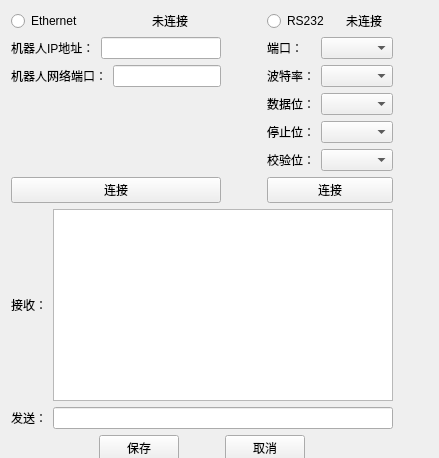
<?xml version="1.0" encoding="UTF-8"?>
<ui version="4.0">
 <class>Widget</class>
 <widget class="QWidget" name="Widget">
  <property name="geometry">
   <rect>
    <x>0</x>
    <y>0</y>
    <width>439</width>
    <height>458</height>
   </rect>
  </property>
  <property name="minimumSize">
   <size>
    <width>419</width>
    <height>445</height>
   </size>
  </property>
  <property name="maximumSize">
   <size>
    <width>439</width>
    <height>458</height>
   </size>
  </property>
  <property name="windowTitle">
   <string>Widget</string>
  </property>
  <widget class="QWidget" name="">
   <layout class="QVBoxLayout" name="verticalLayout_4">
    <item>
     <layout class="QHBoxLayout" name="horizontalLayout_10">
      <item>
       <layout class="QGridLayout" name="gridLayout">
        <item row="2" column="0">
         <spacer name="verticalSpacer">
          <property name="orientation">
           <enum>Qt::Vertical</enum>
          </property>
          <property name="sizeHint" stdset="0">
           <size>
            <width>20</width>
            <height>40</height>
           </size>
          </property>
         </spacer>
        </item>
        <item row="3" column="0">
         <widget class="QPushButton" name="pushButtonEthernetConnect">
          <property name="text">
           <string>连接</string>
          </property>
         </widget>
        </item>
        <item row="0" column="0">
         <layout class="QHBoxLayout" name="horizontalLayout_8">
          <item>
           <widget class="QRadioButton" name="radioButtonEthernet">
            <property name="text">
             <string>Ethernet</string>
            </property>
           </widget>
          </item>
          <item>
           <widget class="QLabel" name="labelEthernetIsConnected">
            <property name="text">
             <string>&lt;html&gt;&lt;head/&gt;&lt;body&gt;&lt;p align=&quot;center&quot;&gt;未连接&lt;/p&gt;&lt;/body&gt;&lt;/html&gt;</string>
            </property>
           </widget>
          </item>
         </layout>
        </item>
        <item row="1" column="0">
         <layout class="QVBoxLayout" name="verticalLayout_2">
          <item>
           <layout class="QHBoxLayout" name="horizontalLayout">
            <item>
             <widget class="QLabel" name="labelRobotIP">
              <property name="text">
               <string>机器人IP地址：</string>
              </property>
             </widget>
            </item>
            <item>
             <widget class="QLineEdit" name="lineEditRobotIP"/>
            </item>
           </layout>
          </item>
          <item>
           <layout class="QHBoxLayout" name="horizontalLayout_2">
            <item>
             <widget class="QLabel" name="labelRobotPort">
              <property name="text">
               <string>机器人网络端口：</string>
              </property>
             </widget>
            </item>
            <item>
             <widget class="QLineEdit" name="lineEditRobotPort"/>
            </item>
           </layout>
          </item>
         </layout>
        </item>
       </layout>
      </item>
      <item>
       <spacer name="horizontalSpacer">
        <property name="orientation">
         <enum>Qt::Horizontal</enum>
        </property>
        <property name="sizeHint" stdset="0">
         <size>
          <width>40</width>
          <height>20</height>
         </size>
        </property>
       </spacer>
      </item>
      <item>
       <layout class="QGridLayout" name="gridLayout_2">
        <item row="0" column="0">
         <layout class="QHBoxLayout" name="horizontalLayout_9">
          <item>
           <widget class="QRadioButton" name="radioButtonRS232">
            <property name="text">
             <string>RS232</string>
            </property>
           </widget>
          </item>
          <item>
           <widget class="QLabel" name="labelRS232IsConnected">
            <property name="text">
             <string>&lt;html&gt;&lt;head/&gt;&lt;body&gt;&lt;p align=&quot;center&quot;&gt;未连接&lt;/p&gt;&lt;/body&gt;&lt;/html&gt;</string>
            </property>
           </widget>
          </item>
         </layout>
        </item>
        <item row="2" column="0">
         <layout class="QVBoxLayout" name="verticalLayout">
          <item>
           <layout class="QHBoxLayout" name="horizontalLayout_3">
            <item>
             <widget class="QLabel" name="labelCom">
              <property name="text">
               <string>端口：</string>
              </property>
             </widget>
            </item>
            <item>
             <widget class="QComboBox" name="comboBoxRS232Port"/>
            </item>
           </layout>
          </item>
          <item>
           <layout class="QHBoxLayout" name="horizontalLayout_4">
            <item>
             <widget class="QLabel" name="label">
              <property name="text">
               <string>波特率：</string>
              </property>
             </widget>
            </item>
            <item>
             <widget class="QComboBox" name="comboBoxRS232BaurdRate"/>
            </item>
           </layout>
          </item>
          <item>
           <layout class="QHBoxLayout" name="horizontalLayout_6">
            <item>
             <widget class="QLabel" name="labelDatabit">
              <property name="text">
               <string>数据位：</string>
              </property>
             </widget>
            </item>
            <item>
             <widget class="QComboBox" name="comboBoxRS232Databit"/>
            </item>
           </layout>
          </item>
          <item>
           <layout class="QHBoxLayout" name="horizontalLayout_7">
            <item>
             <widget class="QLabel" name="labelStopBit">
              <property name="text">
               <string>停止位：</string>
              </property>
             </widget>
            </item>
            <item>
             <widget class="QComboBox" name="comboBoxStopBit"/>
            </item>
           </layout>
          </item>
          <item>
           <layout class="QHBoxLayout" name="horizontalLayout_5">
            <item>
             <widget class="QLabel" name="labelCheckBit">
              <property name="text">
               <string>校验位：</string>
              </property>
             </widget>
            </item>
            <item>
             <widget class="QComboBox" name="comboBoxCheakBit"/>
            </item>
           </layout>
          </item>
         </layout>
        </item>
        <item row="3" column="0">
         <widget class="QPushButton" name="pushButtonRS232tConnect">
          <property name="text">
           <string>连接</string>
          </property>
         </widget>
        </item>
       </layout>
      </item>
     </layout>
    </item>
    <item>
     <layout class="QVBoxLayout" name="verticalLayout_3">
      <item>
       <layout class="QHBoxLayout" name="horizontalLayout_11">
        <item>
         <widget class="QLabel" name="labelReceive">
          <property name="text">
           <string>&lt;html&gt;&lt;head/&gt;&lt;body&gt;&lt;p align=&quot;center&quot;&gt;接收：&lt;/p&gt;&lt;/body&gt;&lt;/html&gt;</string>
          </property>
         </widget>
        </item>
        <item>
         <widget class="QTextEdit" name="textEditReceive"/>
        </item>
       </layout>
      </item>
      <item>
       <layout class="QHBoxLayout" name="horizontalLayout_12">
        <item>
         <widget class="QLabel" name="labelSend">
          <property name="text">
           <string>&lt;html&gt;&lt;head/&gt;&lt;body&gt;&lt;p align=&quot;center&quot;&gt;发送：&lt;/p&gt;&lt;/body&gt;&lt;/html&gt;</string>
          </property>
         </widget>
        </item>
        <item>
         <widget class="QLineEdit" name="lineEditSend"/>
        </item>
       </layout>
      </item>
      <item>
       <layout class="QHBoxLayout" name="horizontalLayout_14">
        <item>
         <spacer name="horizontalSpacer_3">
          <property name="orientation">
           <enum>Qt::Horizontal</enum>
          </property>
          <property name="sizeHint" stdset="0">
           <size>
            <width>40</width>
            <height>20</height>
           </size>
          </property>
         </spacer>
        </item>
        <item>
         <layout class="QHBoxLayout" name="horizontalLayout_13">
          <item>
           <widget class="QPushButton" name="pushButtonSave">
            <property name="text">
             <string>保存</string>
            </property>
           </widget>
          </item>
          <item>
           <spacer name="horizontalSpacer_2">
            <property name="orientation">
             <enum>Qt::Horizontal</enum>
            </property>
            <property name="sizeHint" stdset="0">
             <size>
              <width>40</width>
              <height>20</height>
             </size>
            </property>
           </spacer>
          </item>
          <item>
           <widget class="QPushButton" name="pushButtonCancle">
            <property name="text">
             <string>取消</string>
            </property>
           </widget>
          </item>
         </layout>
        </item>
        <item>
         <spacer name="horizontalSpacer_4">
          <property name="orientation">
           <enum>Qt::Horizontal</enum>
          </property>
          <property name="sizeHint" stdset="0">
           <size>
            <width>40</width>
            <height>20</height>
           </size>
          </property>
         </spacer>
        </item>
       </layout>
      </item>
     </layout>
    </item>
   </layout>
  </widget>
 </widget>
 <layoutdefault spacing="6" margin="11"/>
 <resources/>
 <connections/>
</ui>
